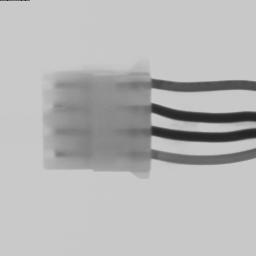
//> input picture Assignment6/Connector/Image00.jpg, 256 x 256 px
$ ./Assignment6   (built with g++ and OpenCV 4)
//> lines starting //> are read from the running program, lines starting //| are printed output that depends on the picture; after the words box and inside, x2 and y2 are one past the last pixel; in counts of white or black regions, pixels touching at a corner belong together
#include "opencv2/imgcodecs.hpp"
#include "opencv2/highgui.hpp"
#include "opencv2/imgproc.hpp"

using namespace cv;
using namespace std;

int main() {
    // Declare the output variables
    Mat dst, cdst, cdstP;

    // Loads an image
    Mat src = imread("PATH\\TO\\Connector\\Image00.jpg", IMREAD_GRAYSCALE);
//> src is the input picture: 256 rows x 256 cols, CV_8UC1; min 32, max 218, mean 182.8

    // Check if image is loaded fine
    if (src.empty()) {
        printf(" Error opening image\n");
        //printf(" Program Arguments: [image_name -- default %s] \n", default_file);
        return -1;
    }

    // Edge detection
    Canny(src, dst, 100, 300, 3);
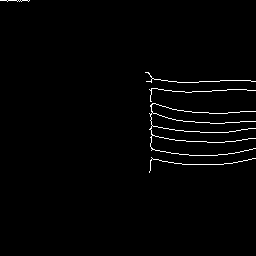
//> dst: 256 rows x 256 cols, CV_8UC1; 1.5% white in thin lines or dots, all inside (x1, y1, x2, y2) = (0, 0, 256, 173)
    // Copy edges to the images that will display the results in BGR
    cvtColor(dst, cdst, COLOR_GRAY2BGR);

    cdstP = cdst.clone();

    // Standard Hough Line Transform
    vector<Vec2f> lines; // will hold the results of the detection
    HoughLines(dst, lines, 1, CV_PI / 180, 150, 0, 0); // runs the actual detection
//> lines = empty
    // Draw the lines
    for (size_t i = 0; i < lines.size(); i++)
    {
        float rho = lines[i][0], theta = lines[i][1];
        Point pt1, pt2;
        double a = cos(theta), b = sin(theta);
        double x0 = a * rho, y0 = b * rho;
        pt1.x = cvRound(x0 + 1000 * (-b));
        pt1.y = cvRound(y0 + 1000 * (a));
        pt2.x = cvRound(x0 - 1000 * (-b));
        pt2.y = cvRound(y0 - 1000 * (a));
        line(cdst, pt1, pt2, Scalar(0, 0, 255), 3, LINE_AA);
    }
//> this loop made 0 passes

    // Probabilistic Line Transform
    vector<Vec4i> linesP; // will hold the results of the detection
    HoughLinesP(dst, linesP, 1, CV_PI / 180, 5, 0, 5); // runs the actual detection
//> linesP = 102 lines (x1, y1, x2, y2), first 8: [223, 132, 250, 128], [195, 122, 200, 122], [200, 91, 242, 89], [189, 164, 207, 164], [167, 152, 167, 152], [149, 129, 150, 129], [151, 150, 151, 101], [152, 125, 186, 131]
    // Draw the lines
    for (size_t i = 0; i < linesP.size(); i++)
    {
        Vec4i l = linesP[i];
        line(cdstP, Point(l[0], l[1]), Point(l[2], l[3]), Scalar(0, 0, 255), 3, LINE_AA);
    }
//> this loop made 102 passes
//> l on passes 1 to 12: [223, 132, 250, 128], [195, 122, 200, 122], [200, 91, 242, 89], [189, 164, 207, 164], [167, 152, 167, 152], [149, 129, 150, 129], [151, 150, 151, 101], [152, 125, 186, 131], [240, 111, 255, 111], [232, 163, 255, 158], [192, 131, 192, 131], [245, 89, 245, 89]
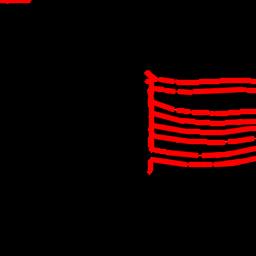
//> cdstP: 256 rows x 256 cols, CV_8UC3; mean B, G, R 0, 0, 19.8

    // Show results
    imshow("Source", src);
    imshow("Detected Lines", cdst);
    waitKey();
    return 0;
}

$ run again, with Assignment6/Connector/Image02.jpg copied over Assignment6/Connector/Image00.jpg
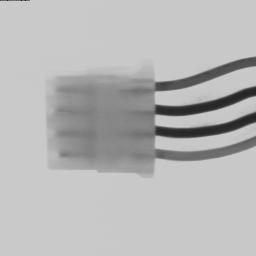
//> input picture Assignment6/Connector/Image02.jpg, 256 x 256 px
//> src is the input picture: 256 rows x 256 cols, CV_8UC1; min 31, max 218, mean 183.2
//> `Canny(src, dst, 100, 300, 3);`:
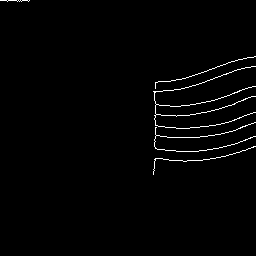
//> dst: 256 rows x 256 cols, CV_8UC1; 1.4% white in thin lines or dots, all inside (x1, y1, x2, y2) = (0, 0, 256, 175)
//> lines = empty
//> linesP = 96 lines (x1, y1, x2, y2), first 8: [209, 101, 254, 86], [173, 160, 191, 160], [228, 62, 255, 56], [155, 92, 155, 82], [186, 115, 192, 114], [184, 88, 238, 69], [196, 151, 230, 145], [155, 130, 155, 112]
//> the loop `for (size_t i = 0; i < linesP.size(); i++)` made 96 passes
//> after the loop `for (size_t i = 0; i < linesP.size(); i++)`:
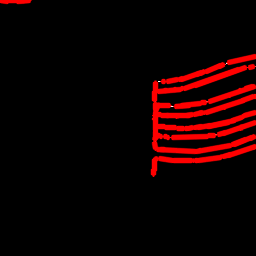
//> cdstP: 256 rows x 256 cols, CV_8UC3; mean B, G, R 0, 0, 19.1
